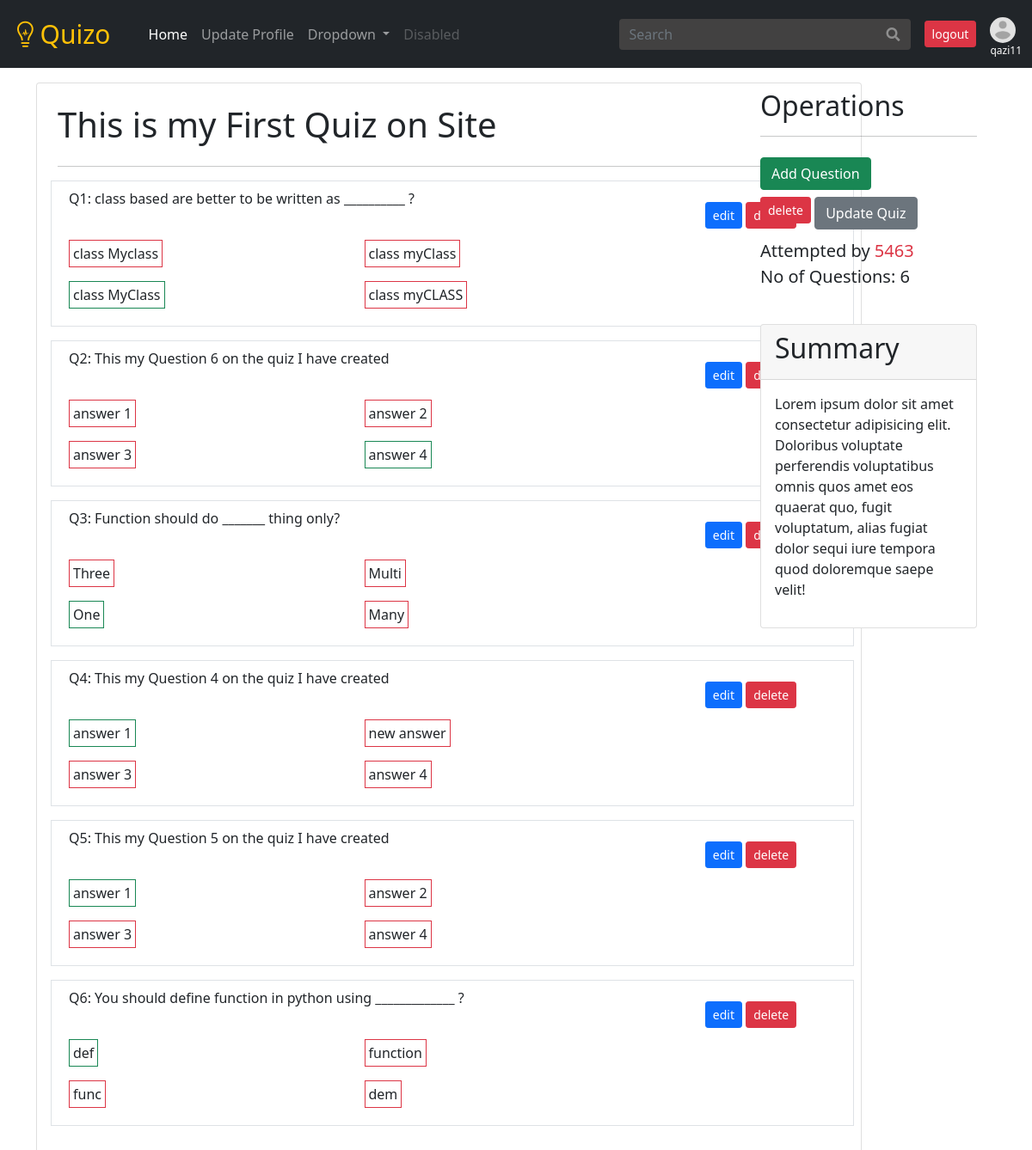
Page /quizzes/teachers/quiz/1/details/ (signed in) on the earlier database version.
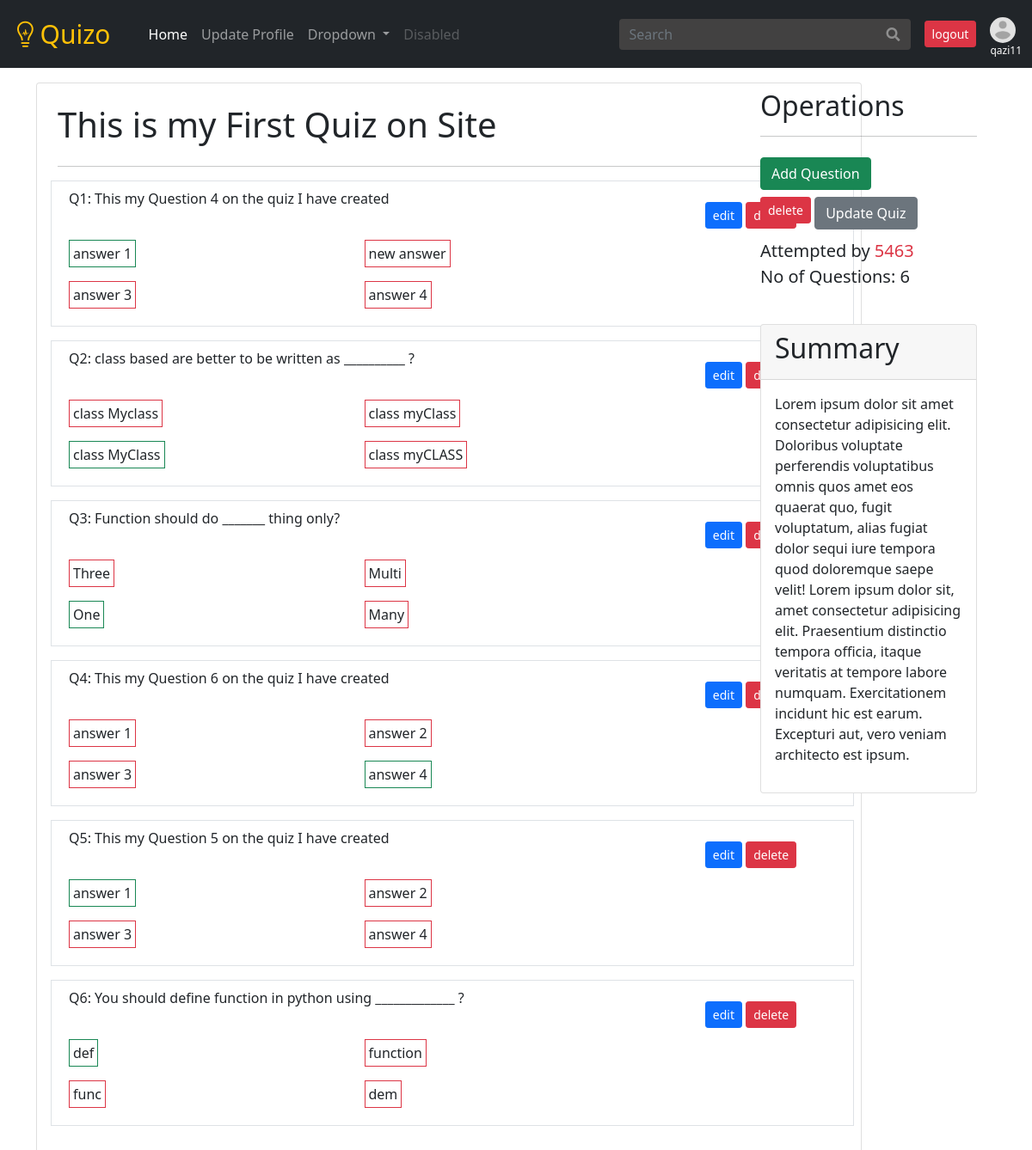
Same page on the later database version.
### accounts/models.py (models this page shows, shortened)
class User(AbstractUser):
  USER_CHOICES = (
    ('S', 'STUDENT'),
    ('T', 'TEACHER'),
  )
  GENDER_CHOICES = (
    ('M', 'Male'),
    ('F', 'Female'),
  )
  user_role = models.CharField(max_length=15, choices=USER_CHOICES)
  gender    = models.CharField(max_length=10, choices=GENDER_CHOICES, default='M')
  profile_image  = models.ImageField(upload_to='profile_images/teachers_profile_images/', null=True, blank=True, default='utility_images/default_image.png')

### quiz/models.py (models this page shows, shortened)
class Quiz(models.Model):
  title          = models.CharField(max_length=200)
  teacher        = models.ForeignKey('accounts.TeacherProfile',
                                      related_name='created_quizzes',
                                      on_delete=models.CASCADE)
  subject        = models.ForeignKey(Subject, related_name='quizzes', on_delete=models.CASCADE)
  slug           = models.SlugField(max_length=200, unique=True, blank=True)
  summary        = models.TextField()
  score          = models.PositiveIntegerField(null=True, blank=True)
  date_created   = models.DateTimeField(auto_now_add=True)
  date_updated   = models.DateTimeField(auto_now=True)
  starts_at = models.DateTimeField()
  ends_at   = models.DateTimeField()
  class Meta:
    verbose_name_plural = 'Quizzes'

class Question(models.Model):
  quiz         = models.ForeignKey(Quiz, related_name='questions', on_delete=models.CASCADE)
  text         = models.CharField(max_length=400)
  score        = models.PositiveIntegerField(null=True, blank=True)
  is_active    = models.BooleanField(default=True)
  date_created = models.DateTimeField(auto_now_add=True)
  date_updated = models.DateTimeField(auto_now=True)
  order        = OrderField(null=True, blank=True, for_fields=['quiz'])
  class Meta:
    ordering = ['order']

class Answer(models.Model):
  question     = models.ForeignKey(Question, related_name='answers', on_delete=models.CASCADE)
  text         = models.CharField(max_length=200)
  is_correct   = models.BooleanField(default=False)
  is_active    = models.BooleanField(default=True)
  date_created = models.DateTimeField(auto_now_add=True)
  date_updated = models.DateTimeField(auto_now=True)

### quiz/views/teacher_views.py (the view)
# urls.py: path('teachers/quiz/<int:pk>/details/', teacher_views.TeacherQuizDetailView.as_view(), name='quiz_cms_details'),
class TeacherQuizDetailView(DetailView):
  model = Quiz
  context_object_name = 'quiz'
  template_name = 'teachers/details.html'

### quiz/templates/teachers/details.html (shortened to what this page needs)
{% extends "base.html" %}
{% block content %}
<div class="card float-start mx-auto p-4" style="width: 60rem;">
  <h1>{{ quiz.title }}</h1>
  <hr>
    <div class="row questions">
      {% for question in quiz.questions.all %}
      <div class="row mb-3 border p-2 ms-1" data-id="{{ question.id }}">
          <div class="col col-md-9">
            Q<span class="order">{{ question.order|add:1 }}</span>: {{ question.text }}
            <br><br>
            <p>
              <div class="row row-cols-1 row-cols-md-2 g-4">
              {% for answer in question.answers.all %}
                <div class="col">
                  <span class="border border-{% if answer.is_correct %}success{% else %}danger{% endif %} p-1">{{ answer.text }}</span> &emsp14;&emsp14;
                </div>
                {% endfor %}
              </div>
            </p>
          </div>
          <div class="col col-md-2 text-end pt-3" style="width: 20%;">
            <a href="{% url 'update_question' quiz.id question.id %}" class="btn btn-sm btn-primary">edit</a>
            {% include "delete_modal.html" with object_id=question.id object='question' pattern_name='delete_question' %}
          </div>
        </div>
      {% endfor %}
    </div>
  </div>
  <div class="w-25 p-4" style="width: 25rem; position: fixed; right: 40px; top: 80px;">
    <h2>Operations</h2>
    <hr>
    <a href="{% url 'create_question' quiz.id %}" class="btn btn-success mt-2">Add Question</a><br>
    {% include "delete_modal.html" with object_id=quiz.id object='' pattern_name='delete_quiz' %}
    <a href="{% url 'update_quiz' quiz.id %}" class="btn btn-secondary mt-2">Update Quiz</a>
    <p style="font-size: 20px; margin-top: 10px;">
      Attempted by
      <span class="text-danger">5463</span>
      <br>
      No of Questions: {{ quiz.questions.count }}
    </p>
    <br>
    <div class="card">
      <div class="card-header">
        <h2>Summary</h2>
      </div>
      <div class="card-body">
        <p>{{ quiz.summary }}</p>
      </div>
    </div>
  </div>
{% endblock %}

### accounts/templates/base.html (shortened to what this page needs)
{% load static %}
<!DOCTYPE html>
<html lang="en">
<head>
  <link href="https://cdn.jsdelivr.net/npm/bootstrap@5.0.0-beta3/dist/css/bootstrap.min.css" rel="stylesheet">
  <link rel="stylesheet" href="https://use.fontawesome.com/releases/v5.15.1/css/all.css">
  <link rel="stylesheet" href="http://code.jquery.com/ui/1.11.0/themes/smoothness/jquery-ui.css">
  <link rel="stylesheet" href="{% static 'css/main.css' %}">
</head>
<body>
  {% include "navbar.html" %}
  <br>
  <div class="container mt-5">
    <br>
    {% block content %}
    {% endblock %}
  </div>
</body>
</html>

### accounts/templates/navbar.html (shortened to what this page needs)
<nav class="navbar navbar-expand-lg fixed-top navbar-dark bg-dark">
  <div class="container-fluid">
    <a class="navbar-brand text-warning ms-2" href="#" style="font-size: 30px; padding-right: 20px;">
      <i class="fab fa-medapps"></i> Quizo
    </a>
    <div class="collapse navbar-collapse" id="navbarSupportedContent">
      {% if request.user.is_authenticated %}
      <ul class="navbar-nav me-auto mb-2 mb-lg-0">
        <li class="nav-item">
          <a class="nav-link active" aria-current="page" href="/quizzes/students/home/">Home</a>
        </li>
        <li class="nav-item">
          <a class="nav-link" href="{% url 'update_profile' %}">Update Profile</a>
        </li>
        <li class="nav-item dropdown">
          <a class="nav-link dropdown-toggle" href="#" id="navbarDropdown" role="button" data-bs-toggle="dropdown" aria-expanded="false">
            Dropdown
          </a>
        </li>
        <li class="nav-item">
          <a class="nav-link disabled" href="#" tabindex="-1" aria-disabled="true">Disabled</a>
        </li>
      </ul>
      <span>
        <form class="d-flex" action="" method="GET">
          <div class="input-group" id="search-component">
            <input type="text" name="query" id="search-input" class="form-control" placeholder="Search">
            <button type="submit" id="search-button" class="input-group-text"><i class="fas fa-search"></i></button>
          </div>
        </form>
      </span>
      <span class="p-3">
        <a href="{% url 'logout' %}" class="btn btn-sm btn-danger">logout</a>
      </span>
      <span style="margin-bottom: -25px;">
        <img src="{{ request.user.profile_image.url }}" style="width: 30px; height: 30px; border-radius: 50%;" alt="">
        <p style="font-size: 12px;" class="text-white">{{ request.user.username }}</p>
      </span>
      {% endif %}
    </div>
  </div>
</nav>

### quiz/templates/delete_modal.html (shortened to what this page needs)
<button type="button" class="btn btn-sm btn-danger" data-bs-toggle="modal" data-bs-target="#staticBackdrop">
  delete
</button>

### static/css/main.css (style rules this page uses)
#search-component input[type="text"] { background-color: #424141; border: none; width: 300px; color: rgb(142, 142, 142); }
#search-component button { background-color: #424141; border: none; color:rgb(142, 142, 142); }

Differences in the rows shown:
changed Quiz "This is my First Quiz on Site": summary "…quod doloremque saepe velit!" → "…quod doloremque saepe velit! Lorem ipsum dolor sit, amet consectetur adipisicing elit. Praesentium distinctio tempora officia, itaque veritatis at tempore labore numquam. Exercitationem incidunt hic est earum. Excepturi aut, vero veniam architecto est ipsum."
changed Question "This my Question 4 on the quiz I have created": order|add "4" → "1"; moves up the list
changed Question "class based are better to be written as __________ ?": order|add "1" → "2"
shown differently, row unchanged: Question "Function should do _______ thing only?": moves down the list
changed Question "This my Question 6 on the quiz I have created": order|add "2" → "4"
